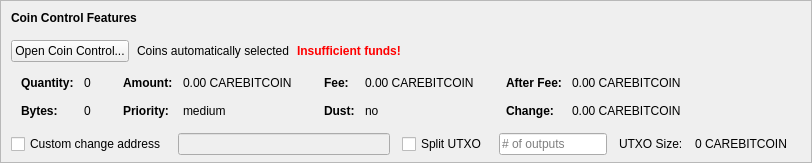
    <widget class="QFrame" name="frameCoinControl">
     <property name="sizePolicy">
      <sizepolicy hsizetype="Expanding" vsizetype="Expanding">
       <horstretch>0</horstretch>
       <verstretch>0</verstretch>
      </sizepolicy>
     </property>
     <property name="maximumSize">
      <size>
       <width>16777215</width>
       <height>16777215</height>
      </size>
     </property>
     <property name="frameShape">
      <enum>QFrame::StyledPanel</enum>
     </property>
     <property name="frameShadow">
      <enum>QFrame::Sunken</enum>
     </property>
     <layout class="QVBoxLayout" name="verticalLayoutCoinControl2">
      <property name="spacing">
       <number>0</number>
      </property>
      <property name="leftMargin">
       <number>0</number>
      </property>
      <property name="topMargin">
       <number>0</number>
      </property>
      <property name="rightMargin">
       <number>0</number>
      </property>
      <property name="bottomMargin">
       <number>6</number>
      </property>
      <item>
       <layout class="QVBoxLayout" name="verticalLayoutCoinControl" stretch="0,0,0,0,1">
        <property name="spacing">
         <number>0</number>
        </property>
        <property name="leftMargin">
         <number>10</number>
        </property>
        <property name="topMargin">
         <number>10</number>
        </property>
        <item>
         <layout class="QHBoxLayout" name="horizontalLayoutCoinControl1">
          <property name="bottomMargin">
           <number>15</number>
          </property>
          <item>
           <widget class="QLabel" name="labelCoinControlFeatures">
            <property name="sizePolicy">
             <sizepolicy hsizetype="Preferred" vsizetype="Maximum">
              <horstretch>0</horstretch>
              <verstretch>0</verstretch>
             </sizepolicy>
            </property>
            <property name="font">
             <font>
              <weight>75</weight>
              <bold>true</bold>
             </font>
            </property>
            <property name="styleSheet">
             <string notr="true">font-weight:bold;</string>
            </property>
            <property name="text">
             <string>Coin Control Features</string>
            </property>
           </widget>
          </item>
         </layout>
        </item>
        <item>
         <layout class="QHBoxLayout" name="horizontalLayoutCoinControl2" stretch="0,0,0,0">
          <property name="spacing">
           <number>8</number>
          </property>
          <property name="bottomMargin">
           <number>10</number>
          </property>
          <item>
           <widget class="QPushButton" name="pushButtonCoinControl">
            <property name="styleSheet">
             <string notr="true"/>
            </property>
            <property name="text">
             <string>Open Coin Control...</string>
            </property>
            <property name="autoDefault">
             <bool>false</bool>
            </property>
           </widget>
          </item>
          <item>
           <widget class="QLabel" name="labelCoinControlAutomaticallySelected">
            <property name="text">
             <string>Coins automatically selected</string>
            </property>
            <property name="margin">
             <number>5</number>
            </property>
           </widget>
          </item>
          <item>
           <widget class="QLabel" name="labelCoinControlInsuffFunds">
            <property name="font">
             <font>
              <weight>75</weight>
              <bold>true</bold>
             </font>
            </property>
            <property name="styleSheet">
             <string notr="true">color:red;font-weight:bold;</string>
            </property>
            <property name="text">
             <string>Insufficient funds!</string>
            </property>
            <property name="margin">
             <number>5</number>
            </property>
           </widget>
          </item>
          <item>
           <spacer name="horizontalSpacerCoinControl">
            <property name="orientation">
             <enum>Qt::Horizontal</enum>
            </property>
            <property name="sizeHint" stdset="0">
             <size>
              <width>40</width>
              <height>1</height>
             </size>
            </property>
           </spacer>
          </item>
         </layout>
        </item>
        <item>
         <widget class="QWidget" name="widgetCoinControl" native="true">
          <property name="sizePolicy">
           <sizepolicy hsizetype="Preferred" vsizetype="Preferred">
            <horstretch>0</horstretch>
            <verstretch>0</verstretch>
           </sizepolicy>
          </property>
          <property name="minimumSize">
           <size>
            <width>0</width>
            <height>0</height>
           </size>
          </property>
          <property name="styleSheet">
           <string notr="true"/>
          </property>
          <layout class="QHBoxLayout" name="horizontalLayoutCoinControl5">
           <property name="leftMargin">
            <number>0</number>
           </property>
           <property name="topMargin">
            <number>0</number>
           </property>
           <property name="rightMargin">
            <number>0</number>
           </property>
           <property name="bottomMargin">
            <number>0</number>
           </property>
           <item>
            <layout class="QHBoxLayout" name="horizontalLayoutCoinControl3" stretch="0,0,0,1">
             <property name="spacing">
              <number>20</number>
             </property>
             <property name="topMargin">
              <number>0</number>
             </property>
             <property name="bottomMargin">
              <number>10</number>
             </property>
             <item>
              <layout class="QFormLayout" name="formLayoutCoinControl1">
               <property name="horizontalSpacing">
                <number>10</number>
               </property>
               <property name="verticalSpacing">
                <number>14</number>
               </property>
               <property name="leftMargin">
                <number>10</number>
               </property>
               <property name="topMargin">
                <number>4</number>
               </property>
               <property name="rightMargin">
                <number>6</number>
               </property>
               <item row="0" column="0">
                <widget class="QLabel" name="labelCoinControlQuantityText">
                 <property name="font">
                  <font>
                   <weight>75</weight>
                   <bold>true</bold>
                  </font>
                 </property>
                 <property name="text">
                  <string>Quantity:</string>
                 </property>
                 <property name="margin">
                  <number>0</number>
                 </property>
                </widget>
               </item>
               <item row="0" column="1">
                <widget class="QLabel" name="labelCoinControlQuantity">
                 <property name="cursor">
                  <cursorShape>IBeamCursor</cursorShape>
                 </property>
                 <property name="contextMenuPolicy">
                  <enum>Qt::ActionsContextMenu</enum>
                 </property>
                 <property name="text">
                  <string notr="true">0</string>
                 </property>
                 <property name="margin">
                  <number>0</number>
                 </property>
                 <property name="textInteractionFlags">
                  <set>Qt::LinksAccessibleByMouse|Qt::TextSelectableByKeyboard|Qt::TextSelectableByMouse</set>
                 </property>
                </widget>
               </item>
               <item row="1" column="0">
                <widget class="QLabel" name="labelCoinControlBytesText">
                 <property name="font">
                  <font>
                   <weight>75</weight>
                   <bold>true</bold>
                  </font>
                 </property>
                 <property name="text">
                  <string>Bytes:</string>
                 </property>
                </widget>
               </item>
               <item row="1" column="1">
                <widget class="QLabel" name="labelCoinControlBytes">
                 <property name="cursor">
                  <cursorShape>IBeamCursor</cursorShape>
                 </property>
                 <property name="contextMenuPolicy">
                  <enum>Qt::ActionsContextMenu</enum>
                 </property>
                 <property name="text">
                  <string notr="true">0</string>
                 </property>
                 <property name="textInteractionFlags">
                  <set>Qt::LinksAccessibleByMouse|Qt::TextSelectableByKeyboard|Qt::TextSelectableByMouse</set>
                 </property>
                </widget>
               </item>
              </layout>
             </item>
             <item>
              <layout class="QFormLayout" name="formLayoutCoinControl2">
               <property name="horizontalSpacing">
                <number>10</number>
               </property>
               <property name="verticalSpacing">
                <number>14</number>
               </property>
               <property name="leftMargin">
                <number>6</number>
               </property>
               <property name="topMargin">
                <number>4</number>
               </property>
               <property name="rightMargin">
                <number>6</number>
               </property>
               <item row="0" column="0">
                <widget class="QLabel" name="labelCoinControlAmountText">
                 <property name="font">
                  <font>
                   <weight>75</weight>
                   <bold>true</bold>
                  </font>
                 </property>
                 <property name="text">
                  <string>Amount:</string>
                 </property>
                 <property name="margin">
                  <number>0</number>
                 </property>
                </widget>
               </item>
               <item row="0" column="1">
                <widget class="QLabel" name="labelCoinControlAmount">
                 <property name="cursor">
                  <cursorShape>IBeamCursor</cursorShape>
                 </property>
                 <property name="contextMenuPolicy">
                  <enum>Qt::ActionsContextMenu</enum>
                 </property>
                 <property name="text">
                  <string notr="true">0.00 CAREBITCOIN</string>
                 </property>
                 <property name="textInteractionFlags">
                  <set>Qt::LinksAccessibleByMouse|Qt::TextSelectableByKeyboard|Qt::TextSelectableByMouse</set>
                 </property>
                </widget>
               </item>
               <item row="1" column="0">
                <widget class="QLabel" name="labelCoinControlPriorityText">
                 <property name="font">
                  <font>
                   <weight>75</weight>
                   <bold>true</bold>
                  </font>
                 </property>
                 <property name="text">
                  <string>Priority:</string>
                 </property>
                </widget>
               </item>
               <item row="1" column="1">
                <widget class="QLabel" name="labelCoinControlPriority">
                 <property name="cursor">
                  <cursorShape>IBeamCursor</cursorShape>
                 </property>
                 <property name="contextMenuPolicy">
                  <enum>Qt::ActionsContextMenu</enum>
                 </property>
                 <property name="text">
                  <string>medium</string>
                 </property>
                 <property name="textInteractionFlags">
                  <set>Qt::LinksAccessibleByMouse|Qt::TextSelectableByKeyboard|Qt::TextSelectableByMouse</set>
                 </property>
                </widget>
               </item>
              </layout>
             </item>
             <item>
              <layout class="QFormLayout" name="formLayoutCoinControl3">
               <property name="horizontalSpacing">
                <number>10</number>
               </property>
               <property name="verticalSpacing">
                <number>14</number>
               </property>
               <property name="leftMargin">
                <number>6</number>
               </property>
               <property name="topMargin">
                <number>4</number>
               </property>
               <property name="rightMargin">
                <number>6</number>
               </property>
               <item row="0" column="0">
                <widget class="QLabel" name="labelCoinControlFeeText">
                 <property name="font">
                  <font>
                   <weight>75</weight>
                   <bold>true</bold>
                  </font>
                 </property>
                 <property name="text">
                  <string>Fee:</string>
                 </property>
                 <property name="margin">
                  <number>0</number>
                 </property>
                </widget>
               </item>
               <item row="0" column="1">
                <widget class="QLabel" name="labelCoinControlFee">
                 <property name="cursor">
                  <cursorShape>IBeamCursor</cursorShape>
                 </property>
                 <property name="contextMenuPolicy">
                  <enum>Qt::ActionsContextMenu</enum>
                 </property>
                 <property name="text">
                  <string notr="true">0.00 CAREBITCOIN</string>
                 </property>
                 <property name="textInteractionFlags">
                  <set>Qt::LinksAccessibleByMouse|Qt::TextSelectableByKeyboard|Qt::TextSelectableByMouse</set>
                 </property>
                </widget>
               </item>
               <item row="1" column="0">
                <widget class="QLabel" name="labelCoinControlLowOutputText">
                 <property name="font">
                  <font>
                   <weight>75</weight>
                   <bold>true</bold>
                  </font>
                 </property>
                 <property name="text">
                  <string>Dust:</string>
                 </property>
                </widget>
               </item>
               <item row="1" column="1">
                <widget class="QLabel" name="labelCoinControlLowOutput">
                 <property name="cursor">
                  <cursorShape>IBeamCursor</cursorShape>
                 </property>
                 <property name="contextMenuPolicy">
                  <enum>Qt::ActionsContextMenu</enum>
                 </property>
                 <property name="text">
                  <string>no</string>
                 </property>
                 <property name="textInteractionFlags">
                  <set>Qt::LinksAccessibleByMouse|Qt::TextSelectableByKeyboard|Qt::TextSelectableByMouse</set>
                 </property>
                </widget>
               </item>
              </layout>
             </item>
             <item>
              <layout class="QFormLayout" name="formLayoutCoinControl4">
               <property name="horizontalSpacing">
                <number>10</number>
               </property>
               <property name="verticalSpacing">
                <number>14</number>
               </property>
               <property name="leftMargin">
                <number>6</number>
               </property>
               <property name="topMargin">
                <number>4</number>
               </property>
               <property name="rightMargin">
                <number>6</number>
               </property>
               <item row="0" column="0">
                <widget class="QLabel" name="labelCoinControlAfterFeeText">
                 <property name="font">
                  <font>
                   <weight>75</weight>
                   <bold>true</bold>
                  </font>
                 </property>
                 <property name="text">
                  <string>After Fee:</string>
                 </property>
                 <property name="margin">
                  <number>0</number>
                 </property>
                </widget>
               </item>
               <item row="0" column="1">
                <widget class="QLabel" name="labelCoinControlAfterFee">
                 <property name="cursor">
                  <cursorShape>IBeamCursor</cursorShape>
                 </property>
                 <property name="contextMenuPolicy">
                  <enum>Qt::ActionsContextMenu</enum>
                 </property>
                 <property name="text">
                  <string notr="true">0.00 CAREBITCOIN</string>
                 </property>
                 <property name="textInteractionFlags">
                  <set>Qt::LinksAccessibleByMouse|Qt::TextSelectableByKeyboard|Qt::TextSelectableByMouse</set>
                 </property>
                </widget>
               </item>
               <item row="1" column="0">
                <widget class="QLabel" name="labelCoinControlChangeText">
                 <property name="font">
                  <font>
                   <weight>75</weight>
                   <bold>true</bold>
                  </font>
                 </property>
                 <property name="text">
                  <string>Change:</string>
                 </property>
                </widget>
               </item>
               <item row="1" column="1">
                <widget class="QLabel" name="labelCoinControlChange">
                 <property name="cursor">
                  <cursorShape>IBeamCursor</cursorShape>
                 </property>
                 <property name="contextMenuPolicy">
                  <enum>Qt::ActionsContextMenu</enum>
                 </property>
                 <property name="text">
                  <string notr="true">0.00 CAREBITCOIN</string>
                 </property>
                 <property name="textInteractionFlags">
                  <set>Qt::LinksAccessibleByMouse|Qt::TextSelectableByKeyboard|Qt::TextSelectableByMouse</set>
                 </property>
                </widget>
               </item>
              </layout>
             </item>
            </layout>
           </item>
          </layout>
         </widget>
        </item>
        <item>
         <layout class="QHBoxLayout" name="horizontalLayoutCoinControl4" stretch="0,0,0,0,0,0,0">
          <property name="spacing">
           <number>12</number>
          </property>
          <property name="sizeConstraint">
           <enum>QLayout::SetDefaultConstraint</enum>
          </property>
          <property name="topMargin">
           <number>5</number>
          </property>
          <property name="rightMargin">
           <number>5</number>
          </property>
          <item>
           <widget class="QCheckBox" name="checkBoxCoinControlChange">
            <property name="toolTip">
             <string>If this is activated, but the change address is empty or invalid, change will be sent to a newly generated address.</string>
            </property>
            <property name="text">
             <string>Custom change address</string>
            </property>
           </widget>
          </item>
          <item>
           <widget class="QValidatedLineEdit" name="lineEditCoinControlChange">
            <property name="enabled">
             <bool>false</bool>
            </property>
            <property name="sizePolicy">
             <sizepolicy hsizetype="Expanding" vsizetype="Fixed">
              <horstretch>0</horstretch>
              <verstretch>0</verstretch>
             </sizepolicy>
            </property>
           </widget>
          </item>
          <item>
           <widget class="QCheckBox" name="splitBlockCheckBox">
            <property name="text">
             <string>Split UTXO</string>
            </property>
           </widget>
          </item>
          <item>
           <widget class="QLineEdit" name="splitBlockLineEdit">
            <property name="sizePolicy">
             <sizepolicy hsizetype="Fixed" vsizetype="Fixed">
              <horstretch>50</horstretch>
              <verstretch>0</verstretch>
             </sizepolicy>
            </property>
            <property name="placeholderText">
             <string># of outputs</string>
            </property>
           </widget>
          </item>
          <item>
           <widget class="QLabel" name="labelBlockSizeText">
            <property name="text">
             <string>UTXO Size:</string>
            </property>
           </widget>
          </item>
          <item>
           <widget class="QLabel" name="labelBlockSize">
            <property name="text">
             <string>0 CAREBITCOIN</string>
            </property>
           </widget>
          </item>
          <item>
           <widget class="QLabel" name="labelCoinControlChangeLabel">
            <property name="sizePolicy">
             <sizepolicy hsizetype="Preferred" vsizetype="Expanding">
              <horstretch>0</horstretch>
              <verstretch>0</verstretch>
             </sizepolicy>
            </property>
            <property name="minimumSize">
             <size>
              <width>0</width>
              <height>0</height>
             </size>
            </property>
            <property name="text">
             <string/>
            </property>
            <property name="margin">
             <number>3</number>
            </property>
           </widget>
          </item>
         </layout>
        </item>
        <item>
         <spacer name="verticalSpacerCoinControl">
          <property name="orientation">
           <enum>Qt::Vertical</enum>
          </property>
          <property name="sizeHint" stdset="0">
           <size>
            <width>800</width>
            <height>1</height>
           </size>
          </property>
         </spacer>
        </item>
       </layout>
      </item>
     </layout>
    </widget>
